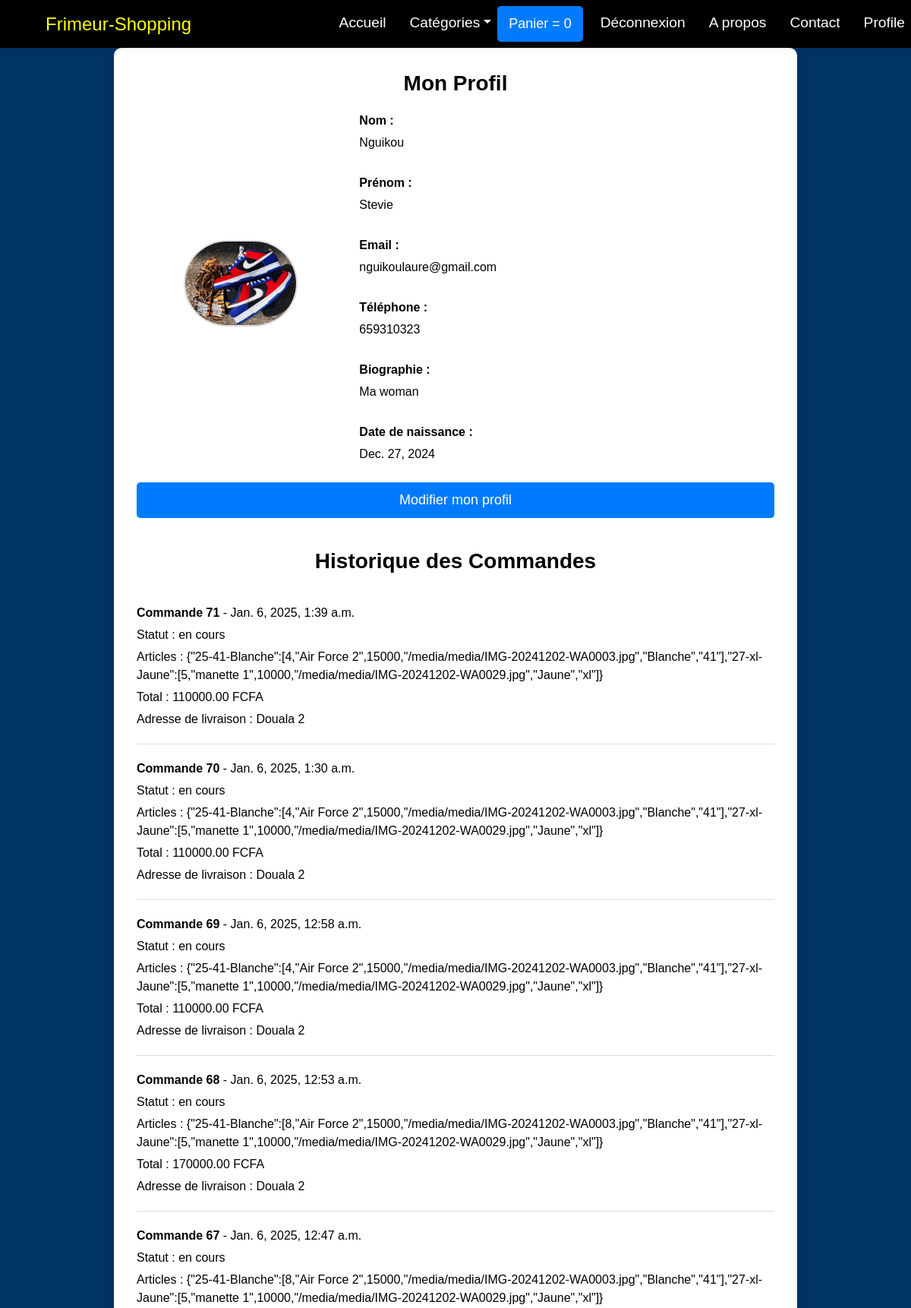
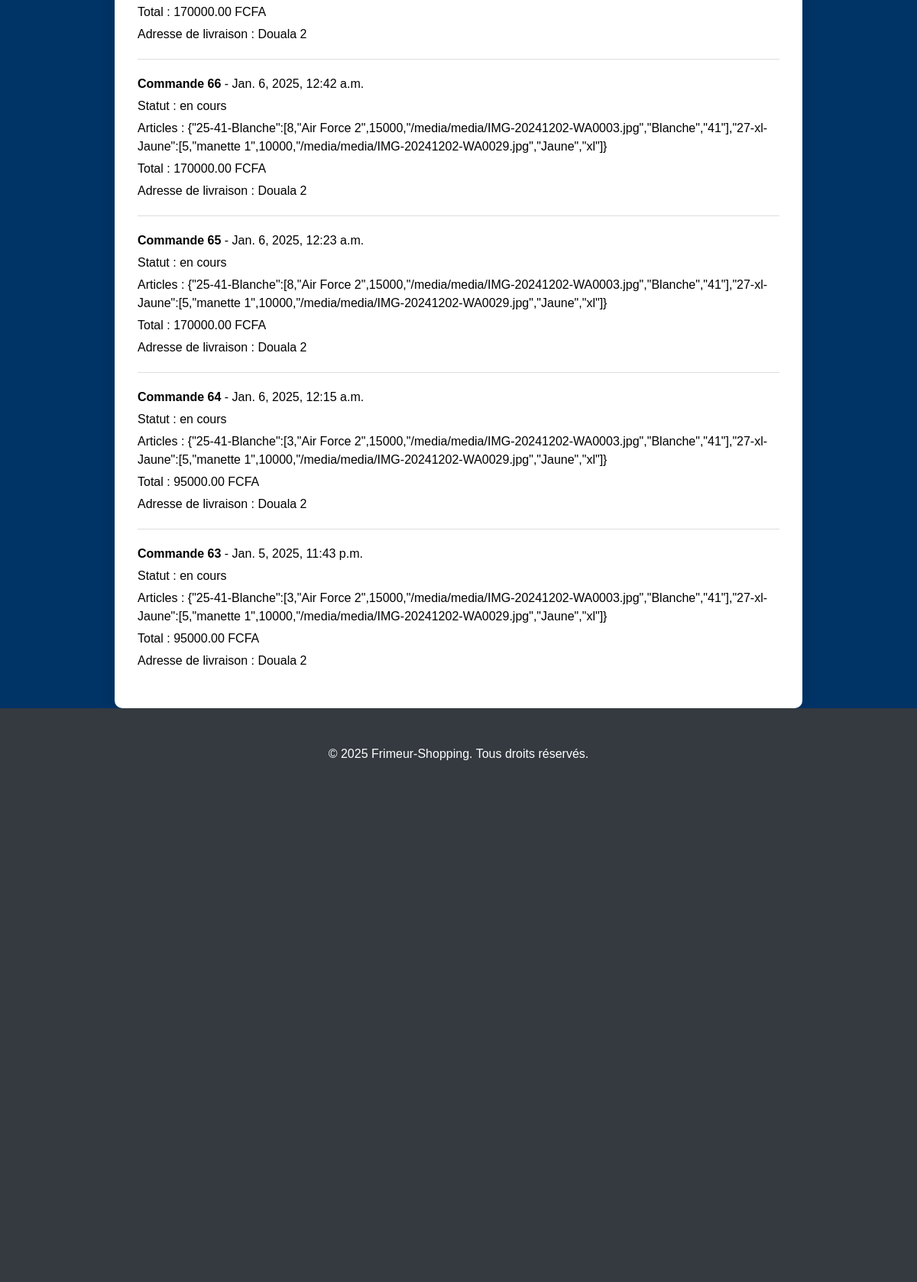
Screenshot of /Authentification_du_systeme/profile/ (signed in, upper part) with the database file from the repository (2 pictures, top to bottom).
### Authentification_du_systeme/models.py (models this page shows, shortened)
class Profile(models.Model):
    bio = models.TextField(max_length=200, blank=True, null=True)
    profile_image = models.ImageField(upload_to='media', blank=True)
    birthday = models.DateField(blank=True, null=True)
    user = models.OneToOneField(CustomUser, on_delete=models.CASCADE)

class CustomUser(AbstractBaseUser, PermissionsMixin):
    email = models.EmailField(unique=True)
    nom = models.CharField(max_length=30)
    prenom = models.CharField(max_length=30)
    telephone = models.CharField(max_length=15)
    is_active = models.BooleanField(default=True)
    is_staff = models.BooleanField(default=False)
    is_superuser = models.BooleanField(default=False)
    objects = CustomUserManager()
    USERNAME_FIELD = 'email'
    REQUIRED_FIELDS = ['nom', 'prenom', 'telephone']

### shop/models.py (models this page shows, shortened)
class Commande(models.Model) :
    STATUS_CHOICES = (
        ('en cours', 'En cours'),
        ('complétée', 'Complétée')
    )
    items = models.CharField(max_length=300)
    total = models.CharField(max_length=300)
    nom = models.CharField(max_length=300)
    email = models.EmailField()
    adresseDeLivraison = models.CharField(max_length=200)
    ville = models.CharField(max_length=200)
    pays = models.CharField(max_length=300)
    date_commande = models.DateTimeField(auto_now=True)
    tel = models.BigIntegerField()
    status = models.CharField(default='en cours', max_length=30)
    user_id = models.ForeignKey(CustomUser, on_delete=models.CASCADE,related_name="commande")
    class Meta :
        ordering = ['-date_commande']

### Authentification_du_systeme/views.py (the view)
# urls.py: path('profile/', views.profile_view, name='profile'),
@login_required(login_url='login_view')
def profile_view(request):
    try:
        profile = request.user.profile
    except Profile.DoesNotExist:
        profile = None
    context = {
        'profile': profile,
        'commandes': Commande.objects.filter(email=request.user.email),
    }
    return render(request, 'profile/profile.html', context)

### Authentification_du_systeme/templates/profile/profile.html (shortened to what this page needs)
{% extends "shop/base.html" %}
{% load static %}
{% block content %}
    <div class="container profile">
        <h1>Mon Profil</h1>
        <div class="profile-header">
            <div class="profile-image">
                {% if profile.profile_image %}
                    <img src="{{ profile.profile_image.url }}" alt="Image de profil">
                {% else %}
                    <p>Aucune image de profil disponible.</p>
                {% endif %}
            </div>
            <div class="profile-info">
                <label for="nom">Nom :</label>
                <p id="nom">{{ request.user.nom }}</p>
                <br>
                <label for="prenom">Prénom :</label>
                <p id="prenom">{{ request.user.prenom }}</p>
                <br>
                <label for="email">Email :</label>
                <p id="email">{{ request.user.email }}</p>
                <br>
                <label for="telephone">Téléphone :</label>
                <p id="telephone">{{ request.user.telephone }}</p>
                <br>
                <label for="bio">Biographie :</label>
                <p id="bio">{{ request.user.profile.bio }}</p>
                <br>
                <label for="birthday">Date de naissance :</label>
                <p id="birthday">{{ request.user.profile.birthday }}</p>
            </div>
        </div>
        <div style="text-align: center; margin-top: 20px;">
            <a href="{% url 'edit_profile' %}" class="btn">Modifier mon profil</a>
        </div>
        <div class="order-history">
            <h1>Historique des Commandes</h1>
            {% if commandes %}
                {% for commande in commandes %}
                <div class="order">
                    <p><strong>Commande {{ commande.id }}</strong> - {{ commande.date_commande }}</p>
                    <p>Statut : {{ commande.status }}</p>
                    <p>Articles : {{ commande.items }}</p>
                    <p>Total : {{ commande.total }}</p>
                    <p>Adresse de livraison : {{ commande.adresseDeLivraison }}</p>
                </div>
                {% endfor %}
            {% else %}
                <p style="text-align: center;">Vous n'avez encore initialisé aucune commande.</p>
            {% endif %}
        </div>
    </div>
{% endblock %}

### static/css/baseStyle.css (style rules this page uses)
body { font-family: 'Arial', sans-serif; margin: 0; padding: 0; background-color: #003366; color: white; height: 100%; }
label { display: block; margin-bottom: 5px; color: white; }
.btn { width: 100%; padding: 0.5vw; font-size: 1.5vw; }

### Authentification_du_systeme/templates/profile/profile.html (style rules this page uses)
.profile { max-width: 900px; margin: auto; background-color: #ffffff; padding: 30px; border-radius: 10px; box-shadow: 0 4px 20px rgba(0, 0, 0, 0.1); color: black; }
h1 { font-size: 28px; margin-bottom: 20px; text-align: center; font-weight: bold; }
.profile-header { display: flex; align-items: center; justify-content: space-between; }
.profile-image { flex: 1; text-align: center; }
.profile-image img { max-width: 150px; border-radius: 75px; border: 2px solid #ddd; margin-bottom: 15px; }
.profile-info { flex: 2; margin-left: 20px; }
.profile-info label { font-weight: bold; color: black; }
.profile-info p { margin: 5px 0; }
.order-history { margin-top: 40px; }
.order { border-bottom: 1px solid #ddd; padding: 15px 0; }
.order:last-child { border-bottom: none; }
.order p { margin: 5px 0; }
.btn { background-color: #007bff; color: white; border: none; padding: 10px 15px; border-radius: 5px; cursor: pointer; transition: background-color 0.3s; }

### rows the page displays
Profile: profile_image (picture)
CustomUser: user.nom "Nguikou", user.prenom "Stevie", user.email "nguikoulaure@gmail.com", user.telephone "659310323", user.profile.bio "Ma woman", user.profile.birthday "Dec. 27, 2024"
Commande: id "71", date_commande "Jan. 6, 2025, 1:39 a.m.", status "en cours", items "{\"25-41-Blanche\":[4,\"Air Force 2\",15000,\"/media/media/IMG-20241202-WA0003.jpg\",\"Blanche\",\"41\"],\"27-xl-Jaune\":[5,\"manette 1\",10000,\"/media/media/IMG-20241202-WA0029.jpg\",\"Jaune\",\"xl\"]}", total "110000.00 FCFA", adresseDeLivraison "Douala 2"
Commande: id "70", date_commande "Jan. 6, 2025, 1:30 a.m.", status "en cours", items "{\"25-41-Blanche\":[4,\"Air Force 2\",15000,\"/media/media/IMG-20241202-WA0003.jpg\",\"Blanche\",\"41\"],\"27-xl-Jaune\":[5,\"manette 1\",10000,\"/media/media/IMG-20241202-WA0029.jpg\",\"Jaune\",\"xl\"]}", total "110000.00 FCFA", adresseDeLivraison "Douala 2"
Commande: id "69", date_commande "Jan. 6, 2025, 12:58 a.m.", status "en cours", items "{\"25-41-Blanche\":[4,\"Air Force 2\",15000,\"/media/media/IMG-20241202-WA0003.jpg\",\"Blanche\",\"41\"],\"27-xl-Jaune\":[5,\"manette 1\",10000,\"/media/media/IMG-20241202-WA0029.jpg\",\"Jaune\",\"xl\"]}", total "110000.00 FCFA", adresseDeLivraison "Douala 2"
Commande: id "68", date_commande "Jan. 6, 2025, 12:53 a.m.", status "en cours", items "{\"25-41-Blanche\":[8,\"Air Force 2\",15000,\"/media/media/IMG-20241202-WA0003.jpg\",\"Blanche\",\"41\"],\"27-xl-Jaune\":[5,\"manette 1\",10000,\"/media/media/IMG-20241202-WA0029.jpg\",\"Jaune\",\"xl\"]}", total "170000.00 FCFA", adresseDeLivraison "Douala 2"
Commande: id "67", date_commande "Jan. 6, 2025, 12:47 a.m.", status "en cours", items "{\"25-41-Blanche\":[8,\"Air Force 2\",15000,\"/media/media/IMG-20241202-WA0003.jpg\",\"Blanche\",\"41\"],\"27-xl-Jaune\":[5,\"manette 1\",10000,\"/media/media/IMG-20241202-WA0029.jpg\",\"Jaune\",\"xl\"]}", total "170000.00 FCFA", adresseDeLivraison "Douala 2"
Commande: id "66", date_commande "Jan. 6, 2025, 12:42 a.m.", status "en cours", items "{\"25-41-Blanche\":[8,\"Air Force 2\",15000,\"/media/media/IMG-20241202-WA0003.jpg\",\"Blanche\",\"41\"],\"27-xl-Jaune\":[5,\"manette 1\",10000,\"/media/media/IMG-20241202-WA0029.jpg\",\"Jaune\",\"xl\"]}", total "170000.00 FCFA", adresseDeLivraison "Douala 2"
Commande: id "65", date_commande "Jan. 6, 2025, 12:23 a.m.", status "en cours", items "{\"25-41-Blanche\":[8,\"Air Force 2\",15000,\"/media/media/IMG-20241202-WA0003.jpg\",\"Blanche\",\"41\"],\"27-xl-Jaune\":[5,\"manette 1\",10000,\"/media/media/IMG-20241202-WA0029.jpg\",\"Jaune\",\"xl\"]}", total "170000.00 FCFA", adresseDeLivraison "Douala 2"
Commande: id "64", date_commande "Jan. 6, 2025, 12:15 a.m.", status "en cours", items "{\"25-41-Blanche\":[3,\"Air Force 2\",15000,\"/media/media/IMG-20241202-WA0003.jpg\",\"Blanche\",\"41\"],\"27-xl-Jaune\":[5,\"manette 1\",10000,\"/media/media/IMG-20241202-WA0029.jpg\",\"Jaune\",\"xl\"]}", total "95000.00 FCFA", adresseDeLivraison "Douala 2"
Commande: id "63", date_commande "Jan. 5, 2025, 11:43 p.m.", status "en cours", items "{\"25-41-Blanche\":[3,\"Air Force 2\",15000,\"/media/media/IMG-20241202-WA0003.jpg\",\"Blanche\",\"41\"],\"27-xl-Jaune\":[5,\"manette 1\",10000,\"/media/media/IMG-20241202-WA0029.jpg\",\"Jaune\",\"xl\"]}", total "95000.00 FCFA", adresseDeLivraison "Douala 2"
